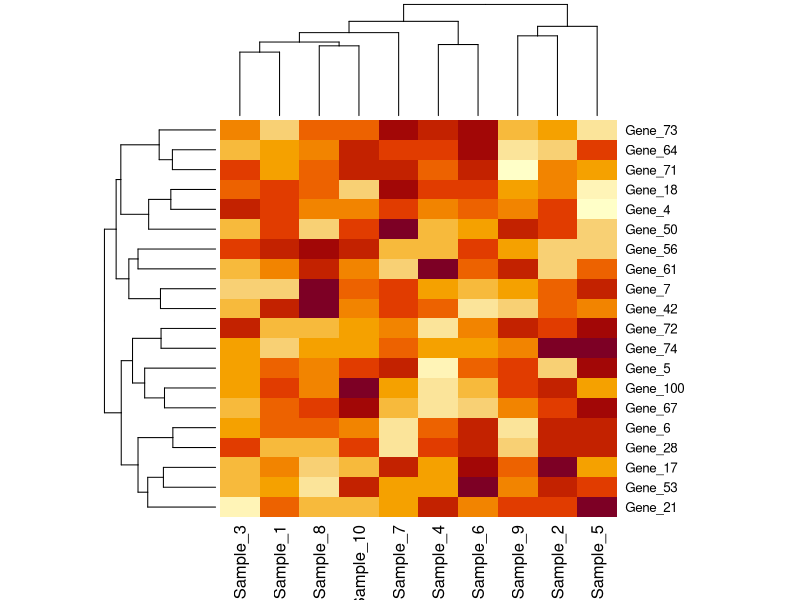
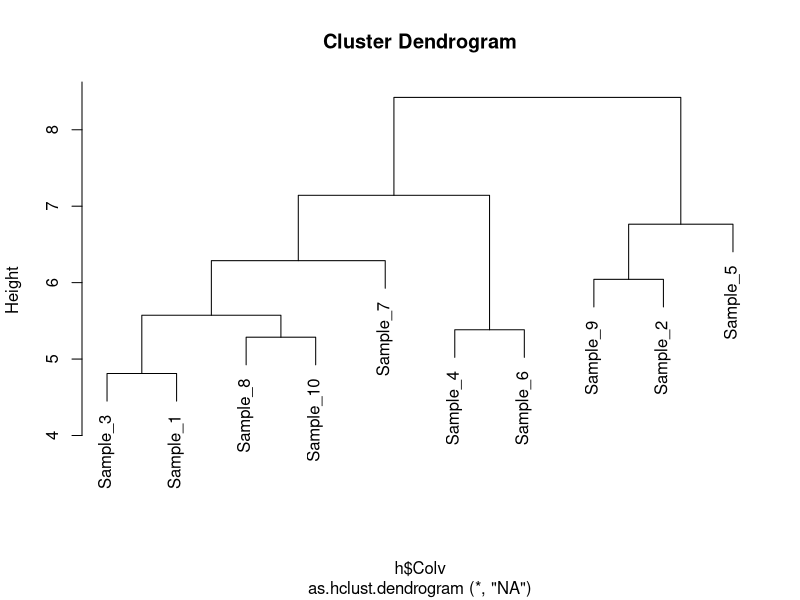
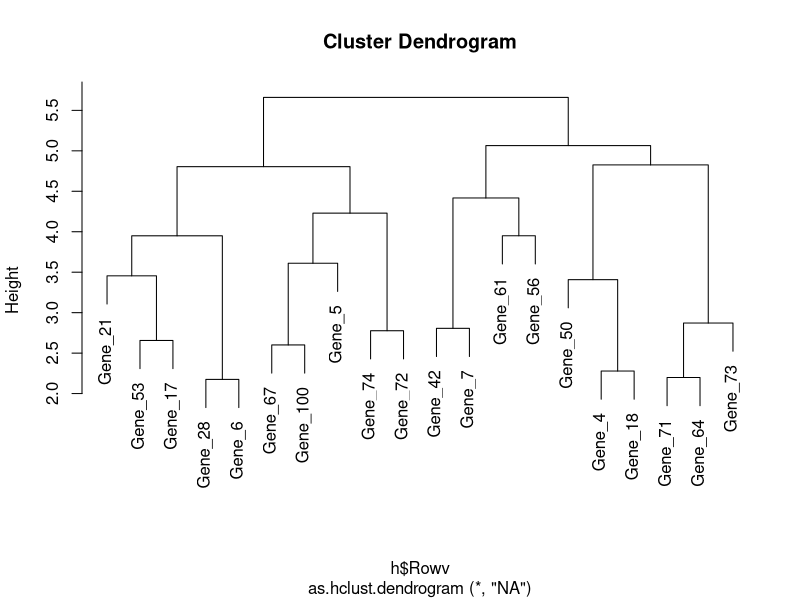
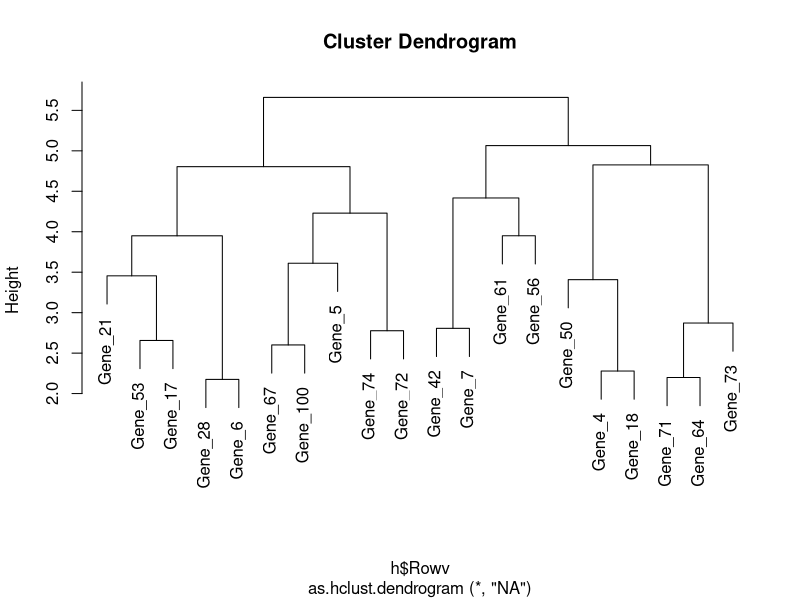

Generate these figures, in order, with R: (Note: this script raises an error after producing the figures.)

# Ricardo Gomez-Reyes
# To do:
# READ COUNT MATRIX
# READ Manifest (metadata)
# Transform Count Matrix to z-score
# Previs w/ heatmap
# CONVERt wide to longer data.frame
# Plot ggplot using geom_tile or geom_raster

# Number of genes and samples
num_genes <- 100
num_samples <- 10

# Create a matrix of random gene expression values
# Values are randomly drawn from a normal distribution
gene_expression_matrix <- matrix(
  data = rnorm(num_genes * num_samples, mean = 10, sd = 2), # mean=10, sd=2
  nrow = num_genes,
  ncol = num_samples
)

# Add row and column names
rownames(gene_expression_matrix) <- paste0("Gene_", 1:num_genes)
colnames(gene_expression_matrix) <- paste0("Sample_", 1:num_samples)

# View the first few rows of the matrix
print(head(gene_expression_matrix))

# filter count matrix
query_ids <- sample(rownames(gene_expression_matrix), 20) # replace with true set

keep <- rownames(gene_expression_matrix) %in% query_ids

gene_expression_matrix <- gene_expression_matrix[keep,]

# Number of samples
num_samples <- 10

# Create three factors:
# 1. Experimental Group (e.g., "Control" or "Treatment")
# 2. Batch (e.g., "Batch_1", "Batch_2")
# 3. Time Point (e.g., "T1", "T2", "T3")

# Factor 1: Experimental Group
experimental_group <- factor(rep(c("Control", "Treatment"), each = num_samples / 2))

# Factor 2: Batch
batch <- factor(rep(c("Batch_1", "Batch_2"), times = num_samples / 2))

# Factor 3: Time Point
time_point <- factor(rep(c("T1", "T2", "T3", "T1"), length.out = num_samples))

# Combine factors into a data frame for better organization
sample_factors <- data.frame(
  Sample = paste0("Sample_", 1:num_samples),
  Experimental_Group = experimental_group,
  Batch = batch,
  Time_Point = time_point
)

# View the factors
print(sample_factors)


z_scores <- function(x) {(x-mean(x))/sd(x)}

gene_expression_matrix <- apply(gene_expression_matrix, 1, z_scores)



h <- heatmap(t(gene_expression_matrix), , keep.dendro = T)

hc_samples <- as.hclust(h$Colv)
plot(hc_samples)
hc_order <- hc_samples$labels[h$colInd]

hc_genes <- as.hclust(h$Rowv)
plot(hc_genes)
order_genes <- hc_genes$labels[h$rowInd]
plot(hc_genes)


#

LongerDF <- gene_expression_matrix %>% 
  as_tibble(rownames = 'Sample') %>%
  pivot_longer(cols = colnames(gene_expression_matrix), values_to = 'fill', names_to = "Genes") %>%
  left_join(sample_factors, by = "Sample") %>% 
  mutate(Genes = factor(Genes, levels = order_genes)) %>%
  mutate(Sample = factor(Sample, levels = hc_order)) 



lo = floor(min(LongerDF$fill))
up = ceiling(max(LongerDF$fill))
mid = (lo + up)/2

LongerDF %>%
  ggplot(aes(x = Sample, y = Genes, fill = fill)) +  
  geom_tile(color = 'white', linewidth = 0.7, width = 1) +
  facet_grid(~ Experimental_Group+Batch+Time_Point, scales = "free_x") +
  scale_fill_gradient2(low = "blue", high = "red", mid = "white", 
    na.value = "white", midpoint = mid, limit = c(lo, up),
    name = NULL)
